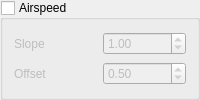
                <widget class="QGroupBox" name="gbAirspeed">
                 <property name="title">
                  <string>Airspeed</string>
                 </property>
                 <property name="checkable">
                  <bool>true</bool>
                 </property>
                 <property name="checked">
                  <bool>false</bool>
                 </property>
                 <layout class="QGridLayout" name="gridLayout_3">
                  <item row="0" column="0">
                   <widget class="QLabel" name="label_2">
                    <property name="text">
                     <string>Slope</string>
                    </property>
                   </widget>
                  </item>
                  <item row="0" column="1">
                   <widget class="QDoubleSpinBox" name="sbAirspeedSlope">
                    <property name="decimals">
                     <number>2</number>
                    </property>
                    <property name="minimum">
                     <double>-2.000000000000000</double>
                    </property>
                    <property name="maximum">
                     <double>2.000000000000000</double>
                    </property>
                    <property name="singleStep">
                     <double>0.010000000000000</double>
                    </property>
                    <property name="value">
                     <double>1.000000000000000</double>
                    </property>
                   </widget>
                  </item>
                  <item row="1" column="0">
                   <widget class="QLabel" name="label_6">
                    <property name="text">
                     <string>Offset</string>
                    </property>
                   </widget>
                  </item>
                  <item row="1" column="1">
                   <widget class="QDoubleSpinBox" name="sbAirspeedOffset">
                    <property name="decimals">
                     <number>2</number>
                    </property>
                    <property name="minimum">
                     <double>-1.000000000000000</double>
                    </property>
                    <property name="maximum">
                     <double>1.000000000000000</double>
                    </property>
                    <property name="singleStep">
                     <double>0.010000000000000</double>
                    </property>
                    <property name="value">
                     <double>0.500000000000000</double>
                    </property>
                   </widget>
                  </item>
                 </layout>
                </widget>
